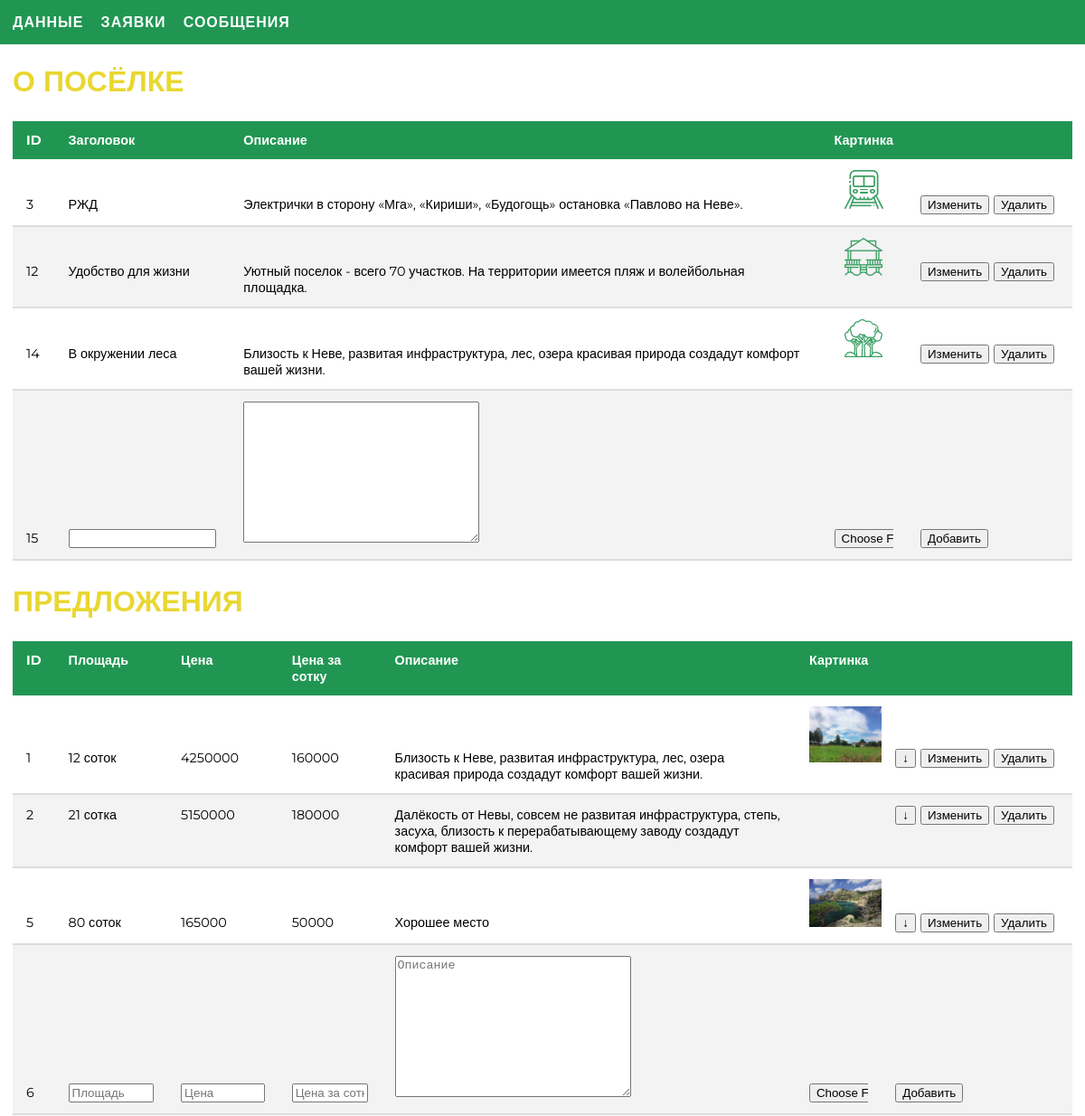
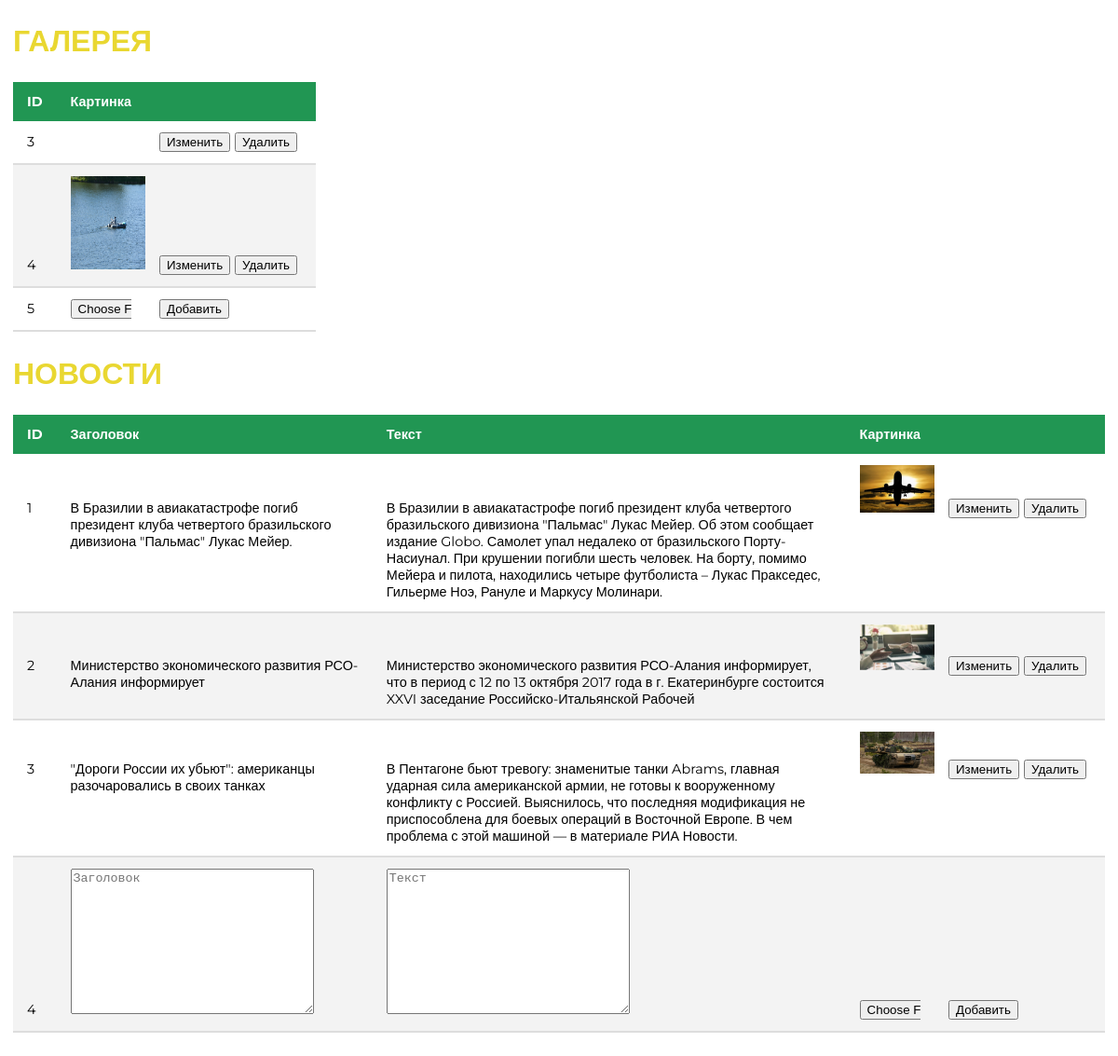
/admin/page_change.php (signed in), run on the app's committed database (2 pictures, top to bottom).
### tables this page shows
CREATE TABLE `advantages` (
  `id` int(11) NOT NULL,
  `title` varchar(100) NOT NULL,
  `text` text NOT NULL,
  `image` varchar(100) NOT NULL
);

CREATE TABLE `offers` (
  `id` int(11) NOT NULL,
  `area` varchar(100) NOT NULL,
  `price` int(11) NOT NULL,
  `price_per_hundred` int(11) NOT NULL,
  `description` text NOT NULL,
  `image` varchar(100) NOT NULL
);

CREATE TABLE `gallery` (
  `id` int(11) NOT NULL,
  `image` varchar(100) NOT NULL
);

CREATE TABLE `news` (
  `id` int(11) NOT NULL,
  `title` text NOT NULL,
  `text` text NOT NULL,
  `image` varchar(100) NOT NULL
);

### php/queries.php (called while the page is built, shortened)
<?php
$query = 'SELECT * FROM `offers`';
$result = mysqli_query($conn, $query);
$offers = mysqli_fetch_all($result, MYSQLI_ASSOC);
$query = 'SELECT * FROM `advantages`';
$result = mysqli_query($conn, $query);
$advantages = mysqli_fetch_all($result, MYSQLI_ASSOC);
$query = 'SELECT * FROM `gallery`';
$result = mysqli_query($conn, $query);
$gallery_images = mysqli_fetch_all($result, MYSQLI_ASSOC);
$query = 'SELECT * FROM `news`';
$result = mysqli_query($conn, $query);
$all_news = mysqli_fetch_all($result, MYSQLI_ASSOC);

### admin/page_change.php (the view, shortened to what this page needs)
<?php
require('../php/connect.php');
require('../php/queries.php');
?>
<?php include('../inc/head.php'); ?>
<link rel="stylesheet" type="text/css" href="../styles/style__admin.css">
</head>
<body>
	<?php if (isset($_SESSION['admin'])) : ?>
		<?php include('inc/header.php') ?>
		<main>
			<div class="container">
				<div class="about" id="about">
					<div class="top caption">
						<h1 class="caption__title">О посёлке</h1>
					</div>
					<div class="about__table table">
						<div class="thead">
							<div class="tr">
								<span class="th">ID</span>
								<span class="th">Заголовок</span>
								<span class="th">Описание</span>
								<span class="th">Картинка</span>
								<span class="th"></span>
							</div>
						</div>
						<div class="tbody">
							<?php foreach ($advantages as $key => $advantage) : ?>
								<div class="tr">
									<span class="td"><?php echo $advantage['id'] ?></span>
									<span class="td"><?php echo $advantage['title'] ?></span>
									<span class="td table__text"><?php echo $advantage['text'] ?></span>
									<span class="td table__image">
										<img src="../<?php echo $advantage['image'] ?>" alt="" class="table__image">
									</span>
									<span class="td">
										<form action="../php/requests.php" method="POST" class="table__buttons">
											<button type="button" onclick="changeData(this, '<?php echo ($key) ?>')">Изменить</button>
											<button type="submit" name="advantage-delete">Удалить</button>
										</form>
									</span>
								</div>
							<?php endforeach ?>
							<form class="tr" action="../php/requests.php" method="POST" enctype="multipart/form-data">
								<span class="td"><?php echo $advantage['id'] + 1 ?></span>
								<span class="td">
									<input type="text" name="title" required>
								</span>
								<span class="td">
									<textarea name="text" cols="30" rows="10" required></textarea>
								</span>
								<span class="td table__image">
									<input type="file" name="image" required>
								</span>
								<span class="td">
									<div class="table__buttons">
										<button type="submit" name="advantage-add">Добавить</button>
									</div>
								</span>
							</form>
						</div>
					</div>
				</div>
				<div class="offers" id="offers">
					<div class="top caption">
						<h1 class="caption__title">Предложения</h1>
					</div>
					<div class="about__table table table__inserted">
						<div class="thead">
							<div class="tr">
								<span class="th">ID</span>
								<span class="th">Площадь</span>
								<span class="th">Цена</span>
								<span class="th">Цена за сотку</span>
								<span class="th">Описание</span>
								<span class="th">Картинка</span>
								<span class="th"></span>
							</div>
						</div>
						<div class="tbody">
							<?php foreach ($offers as $key => $offer) : ?>
								<div class="tr">
									<span class="td"><?php echo $offer['id'] ?></span>
									<span class="td"><?php echo $offer['area'] ?></span>
									<span class="td"><?php echo $offer['price'] ?></span>
									<span class="td"><?php echo $offer['price_per_hundred'] ?></span>
									<span class="td table__text"><?php echo $offer['description'] ?></span>
									<span class="td table__image">
										<img src="../<?php echo $offer['image'] ?>" alt="" class="table__image">
									</span>
									<span class="td">
										<form action="../php/requests.php" method="POST" class="table__buttons">
											<button type="button" onclick="showPluses(this, '<?php echo ($key) ?>')">↓</button>
											<button type="button" onclick="changeDataInsertedTable(this, '<?php echo ($key) ?>')">Изменить</button>
											<button type="submit" name="offer-delete">Удалить</button>
										</form>
									</span>
								</div>
							<?php endforeach ?>
							<form class="tr" action="../php/requests.php" method="POST" enctype="multipart/form-data">
								<span class="td"><?php echo $offer['id'] + 1 ?></span>
								<span class="td">
									<input type="text" name="area" placeholder="Площадь" required>
								</span>
								<span class="td">
									<input type="text" name="price" placeholder="Цена" required>
								</span>
								<span class="td">
									<input type="text" name="price_per_hundred" placeholder="Цена за сотку" required>
								</span>
								<span class="td">
									<textarea name="description" placeholder="Описание" cols="30" rows="10"></textarea>
								</span>
								<span class="td table__image">
									<input type="file" name="image">
								</span>
								<span class="td">
									<div class="table__buttons">
										<button type="submit" name="offer-add">Добавить</button>
									</div>
								</span>
							</form>
						</div>
					</div>
				</div>
				<div class="galery" id="galery">
					<div class="top caption">
						<h1 class="caption__title">Галерея</h1>
					</div>
					<div class="galery__table table">
						<div class="thead">
							<div class="tr">
								<span class="th">ID</span>
								<span class="th">Картинка</span>
								<span class="th"></span>
							</div>
						</div>
						<div class="tbody">
							<?php foreach ($gallery_images as $key => $image) : ?>
								<div class="tr">
									<span class="td"><?php echo $image['id'] ?></span>
									<span class="td table__image">
										<img src="../<?php echo $image['image'] ?>" alt="" class="table__image">
									</span>
									<span class="td">
										<form action="../php/requests.php" method="POST" class="table__buttons">
											<button type="button" onclick="changeData(this, '<?php echo ($key) ?>')">Изменить</button>
											<button type="submit" name="image-delete">Удалить</button>
										</form>
									</span>
								</div>
							<?php endforeach ?>
							<form class="tr" action="../php/requests.php" method="POST" enctype="multipart/form-data">
								<span class="td"><?php echo $image['id'] + 1 ?></span>
								<span class="td table__image">
									<input type="file" name="image" required>
								</span>
								<span class="td">
									<div class="table__buttons">
										<button type="submit" name="galery_image-add">Добавить</button>
									</div>
								</span>
							</form>
						</div>
					</div>
				</div>
				<div class="news" id="news">
					<div class="top caption">
						<h1 class="caption__title">Новости</h1>
					</div>
					<div class="news__table table">
						<div class="thead">
							<div class="tr">
								<span class="th">ID</span>
								<span class="th">Заголовок</span>
								<span class="th">Текст</span>
								<span class="th">Картинка</span>
								<span class="th"></span>
							</div>
						</div>
						<div class="tbody">
							<?php foreach ($all_news as $key => $news) : ?>
								<div class="tr">
									<span class="td"><?php echo $news['id'] ?></span>
									<span class="td"><?php echo $news['title'] ?></span>
									<span class="td"><?php echo $news['text'] ?></span>
									<span class="td table__image">
										<img src="../<?php echo $news['image'] ?>" alt="" class="table__image">
									</span>
									<span class="td">
										<form action="../php/requests.php" method="POST" class="table__buttons">
											<button type="button" onclick="changeData(this, '<?php echo ($key) ?>')">Изменить</button>
											<button type="submit" name="news-delete">Удалить</button>
										</form>
									</span>
								</div>
							<?php endforeach ?>
							<form class="tr" action="../php/requests.php" method="POST" enctype="multipart/form-data">
								<span class="td"><?php echo $news['id'] + 1 ?></span>
								<span class="td">
									<textarea name="title" cols="30" rows="10" placeholder="Заголовок" required></textarea>
								</span>
								<span class="td">
									<textarea name="text" cols="30" rows="10" placeholder="Текст" required></textarea>
								</span>
								<span class="td table__image">
									<input type="file" name="image">
								</span>
								<span class="td">
									<div class="table__buttons">
										<button type="submit" name="news-add">Добавить</button>
									</div>
								</span>
							</form>
						</div>
					</div>
				</div>
			</div>
		</main>
	<?php endif; ?>
</body>
</html>

### inc/head.php (shortened to what this page needs)
<!DOCTYPE html>
<html lang="ru">
<head>

### admin/inc/header.php
<header class="header">
	<div class="container">
		<nav class="header__nav nav">
			<ul class="nav__list">
				<li class="nav__list-item">
					<a href="page_change.php" class="nav__list-link">Данные</a>
				</li>
				<li class="nav__list-item">
					<a href="page_requests.php" class="nav__list-link">Заявки</a>
				</li>
				<li class="nav__list-item">
					<a href="page_messages.php" class="nav__list-link">Сообщения</a>
				</li>
			</ul>
		</nav>
	</div>
</header>

### styles/style__admin.css (style rules this page uses)
body { margin: 0; font-family: 'Montserrat', sans-serif; }
* { box-sizing: border-box; }
.container { width: 1172px; margin: 0 auto; }
.header { background-color: #219653; }
.header__nav { padding: 15px 0; }
.nav__list { margin: 0; padding: 0; list-style: none; }
.nav__list-item { display: inline-block; margin-right: 15px; }
.nav__list-item:last-child { margin-right: 0; }
.nav__list-link { text-decoration: none; text-transform: uppercase; color: white; font-weight: bold; letter-spacing: 1px; transform: 0.2s; }
.caption__title { font-size: 2em; text-transform: uppercase; color: #E9D731; }
.about { display: block !important; }
.table { border-collapse: collapse; margin: 25px 0; font-size: 0.9em; }
.table__buttons button { display: inline-block; margin-right: 5px; }
.table__image { text-align: center; max-width: 80px; }
.td.table__image { width: 180px; }
.table__buttons { display: flex; justify-content: space-between; align-items: center; }
.table__text { overflow: auto; height: 73px; }
.table input { width: 100%; }
.offers { margin-top: 0 !important; }
.galery__table img.table__image { max-height: none; height: 100px; }
div.table { display: table; }
div.thead { display: table-header-group; }
div.tbody { display: table-row-group; }
form.tr, div.tr { display:table-row; }
span.td, span.th { display:table-cell; }
.table span.td, .table span.th { padding: 12px 15px; }
.table div.thead div.tr { background-color: #219653; color: white; text-align: left; font-weight: bold; }
.table div.tbody .tr { border-bottom: 2px solid #dddddd; }
.table div.tbody .tr:nth-of-type(even) { background-color: #f3f3f3; }
.table__inserted>div.tbody>div.tr:nth-child(2n) { background-color: #f3f3f3; }

### data on the page
advantages: id "3", title "РЖД", text "Электрички в сторону «Мга», «Кириши», «Будогощь» остановка «Павлово на Неве».", image (picture)
advantages: id "12", title "Удобство для жизни", text "Уютный поселок - всего 70 участков. На территории имеется пляж и волейбольная площадка.", image (picture)
advantages: id "14", title "В окружении леса", text "Близость к Неве, развитая инфраструктура, лес, озера красивая природа создадут комфорт вашей жизни.", image (picture), $advantage['id'] + 1 "15"
offers: id "1", area "12 соток", price "4250000", price_per_hundred "160000", description "Близость к Неве, развитая инфраструктура, лес, озера красивая природа создадут комфорт вашей жизни.", image (picture)
offers: id "2", area "21 сотка", price "5150000", price_per_hundred "180000", description "Далёкость от Невы, совсем не развитая инфраструктура, степь, засуха, близость к перерабатывающему заводу создадут комфорт вашей жизни."
offers: id "5", area "80 соток", price "165000", price_per_hundred "50000", description "Хорошее место", image (picture), $offer['id'] + 1 "6"
gallery: id "3"
gallery: id "4", image (picture), $image['id'] + 1 "5"
news: id "1", title "В Бразилии в авиакатастрофе погиб президент клуба четвертого бразильского дивизиона \"Пальмас\" Лукас Мейер.", text "В Бразилии в авиакатастрофе погиб президент клуба четвертого бразильского дивизиона \"Пальмас\" Лукас Мейер. Об этом сообщает издание Globo. Самолет упал недалеко от бразильского Порту-Насиунал. При крушении погибли шесть человек. На борту, помимо Мейера и пилота, находились четыре футболиста – Лукас Пракседес, Гильерме Ноэ, Рануле и Маркусу Молинари.", image (picture)
news: id "2", title "Министерство экономического развития РСО-Алания информирует", text "Министерство экономического развития РСО-Алания информирует, что в период с 12 по 13 октября 2017 года в г. Екатеринбурге состоится XXVI заседание Российско-Итальянской Рабочей", image (picture)
news: id "3", title "\"Дороги России их убьют\": американцы разочаровались в своих танках", text "В Пентагоне бьют тревогу: знаменитые танки Abrams, главная ударная сила американской армии, не готовы к вооруженному конфликту с Россией. Выяснилось, что последняя модификация не приспособлена для боевых операций в Восточной Европе. В чем проблема с этой машиной — в материале РИА Новости.", image (picture), $news['id'] + 1 "4"
